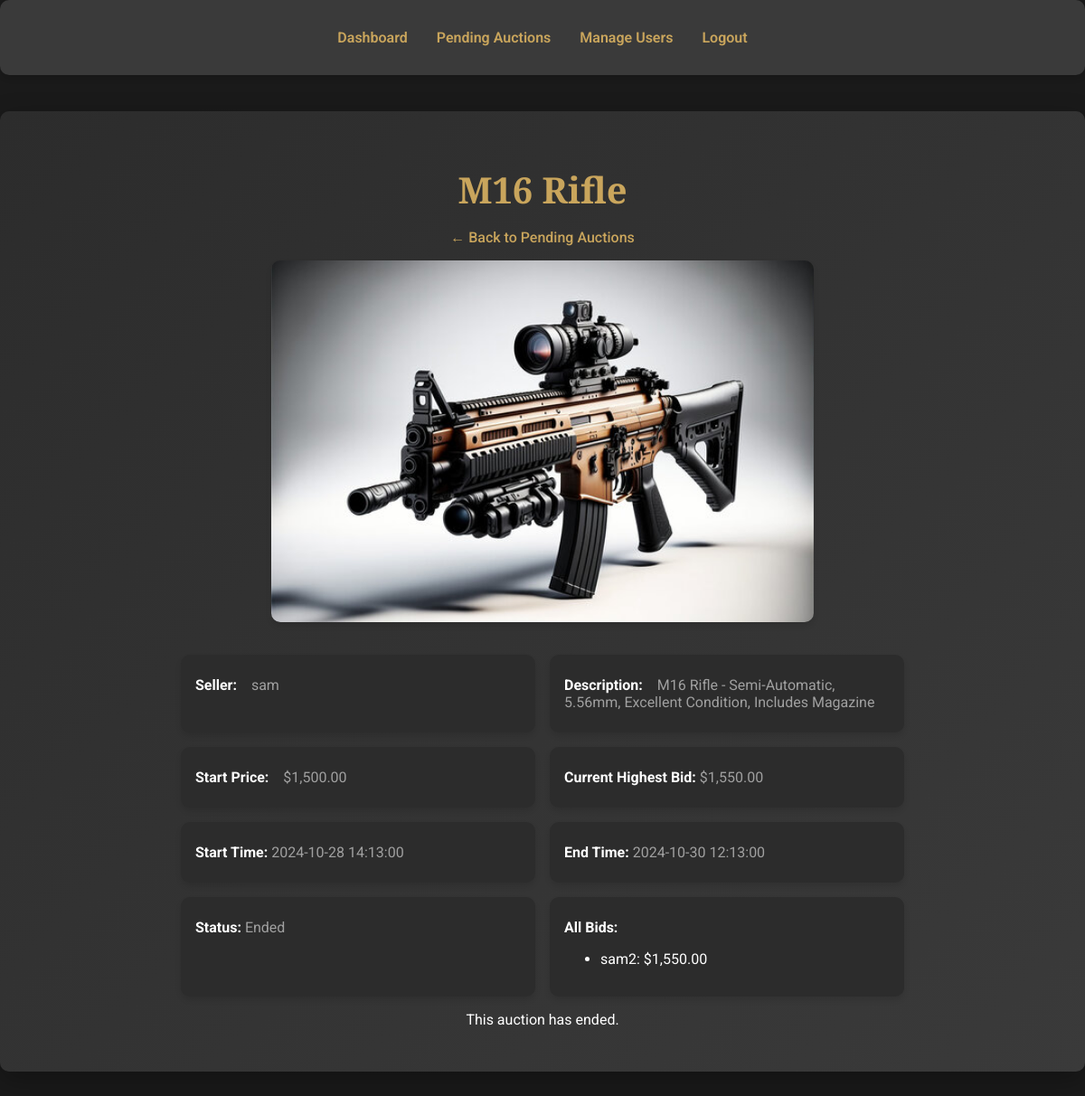
Page /public/auction.php?id=28 (signed in) on the committed database.
### tables this page shows
CREATE TABLE `products` (
  `id` int(11) NOT NULL,
  `seller_id` int(11) DEFAULT NULL,
  `title` varchar(100) NOT NULL,
  `description` text DEFAULT NULL,
  `image_path` varchar(255) DEFAULT NULL,
  `category` varchar(50) DEFAULT NULL,
  `start_price` decimal(10,2) NOT NULL,
  `min_increment` decimal(10,2) NOT NULL,
  `start_time` datetime NOT NULL,
  `end_time` datetime NOT NULL,
  `is_approved` tinyint(1) DEFAULT 0,
  `created_at` timestamp NOT NULL DEFAULT current_timestamp()
);

CREATE TABLE `users` (
  `id` int(11) NOT NULL,
  `username` varchar(50) NOT NULL,
  `password` varchar(255) NOT NULL,
  `email` varchar(100) NOT NULL,
  `is_admin` tinyint(1) DEFAULT 0,
  `is_banned` tinyint(1) DEFAULT 0,
  `created_at` timestamp NOT NULL DEFAULT current_timestamp(),
  `verified` tinyint(1) DEFAULT 0
);

CREATE TABLE `bids` (
  `id` int(11) NOT NULL,
  `bidder_id` int(11) NOT NULL,
  `product_id` int(11) NOT NULL,
  `amount` decimal(10,2) NOT NULL,
  `created_at` timestamp NOT NULL DEFAULT current_timestamp()
);

### includes/auth.php (called while the page is built, shortened)
<?php
function is_admin() {
    return isset($_SESSION['user_id']) && isset($_SESSION['is_admin']) && $_SESSION['is_admin'] === true;
}

### public/auction.php (the view, shortened to what this page needs)
<?php
require_once '../includes/config.php';
require_once '../includes/auth.php';
$auction_id = isset($_GET['id']) ? intval($_GET['id']) : 0;
try {
    $query = "SELECT p.*, u.username as seller_name,
                     (SELECT MAX(amount) FROM bids WHERE product_id = p.id) as highest_bid
              FROM products p
              JOIN users u ON p.seller_id = u.id
              WHERE p.id = ?";
    $stmt = $conn->prepare($query);
    $stmt->bind_param("i", $auction_id);
    $stmt->execute();
    $result = $stmt->get_result();
    $auction = $result->fetch_assoc();
    $is_owner = is_logged_in() && $_SESSION['user_id'] == $auction['seller_id'];
    $auction_ended = strtotime($auction['end_time']) < time();
    $is_admin = is_admin();
    if ($is_admin) {
        $bids_query = "SELECT b.*, u.username
                       FROM bids b
                       JOIN users u ON b.bidder_id = u.id
                       WHERE b.product_id = ?
                       ORDER BY b.amount DESC";
        $bids_stmt = $conn->prepare($bids_query);
        $bids_stmt->bind_param("i", $auction_id);
        $bids_stmt->execute();
        $all_bids = $bids_stmt->get_result()->fetch_all(MYSQLI_ASSOC);
    }
} catch (Exception $e) {
    error_log("Error in auction.php: " . $e->getMessage());
    $error_message = "An error occurred while fetching auction details. Please try again later.";
}
?>
<!DOCTYPE html>
<html lang="en">
<head>
</head>
<body>
    <?php
    if ($is_admin) {
        echo '<nav class="admin-nav">
            <ul>
                <li><a href="../admin/dashboard.php">Dashboard</a></li>
                <li><a href="../admin/pending_auctions.php">Pending Auctions</a></li>
                <li><a href="../admin/manage_users.php">Manage Users</a></li>
                <li><a href="../public/logout.php">Logout</a></li>
            </ul>
        </nav>';
    } else {
        include '../includes/nav.php';
    }
    ?>
    <div class="main-content">
        <h1 class="auction-title"><?php echo htmlspecialchars($auction['title']); ?></h1>
        <?php if ($is_admin): ?>
            <a href="../admin/pending_auctions.php" class="back-button">← Back to Pending Auctions</a>
        <?php else: ?>
            <a href="javascript:history.back()" class="back-button">← Back</a>
        <?php endif; ?>
        <?php if (isset($auction)): ?>
            <div class="auction-image-container">
                <?php if (!empty($auction['image_path'])): ?>
                    <img src="<?php echo htmlspecialchars($auction['image_path']); ?>" alt="<?php echo htmlspecialchars($auction['title']); ?>" class="auction-image">
                <?php else: ?>
                    <div class="no-image">No Image Available</div>
                <?php endif; ?>
            </div>
            <div class="auction-details-container">
                <div class="auction-detail-card">
                    <p><strong>Seller:&nbsp;&nbsp;&nbsp;</strong> <?php echo htmlspecialchars($auction['seller_name']); ?></p>
                </div>
                <div class="auction-detail-card">
                    <p><strong>Description:&nbsp;&nbsp;&nbsp;</strong> <?php echo nl2br(htmlspecialchars($auction['description'])); ?></p>
                </div>
                <div class="auction-detail-card">
                    <p><strong>Start Price:&nbsp;&nbsp;&nbsp;</strong> $<?php echo number_format($auction['start_price'], 2); ?></p>
                </div>
                <div class="auction-detail-card">
                    <p><strong>Current Highest Bid:</strong> $<?php echo number_format($auction['highest_bid'] ?? $auction['start_price'], 2); ?></p>
                </div>
                <div class="auction-detail-card">
                    <p><strong>Start Time:</strong> <?php echo $auction['start_time']; ?></p>
                </div>
                <div class="auction-detail-card">
                    <p><strong>End Time:</strong> <?php echo $auction['end_time']; ?></p>
                </div>
                <div class="auction-detail-card">
                    <p><strong>Status:</strong> <?php echo $auction_ended ? 'Ended' : 'Active'; ?></p>
                </div>
                <?php if ($is_admin): ?>
                    <div class="auction-detail-card">
                        <p><strong>All Bids:</strong></p>
                        <ul>
                            <?php foreach ($all_bids as $bid): ?>
                                <li><?php echo htmlspecialchars($bid['username']); ?>: $<?php echo number_format($bid['amount'], 2); ?></li>
                            <?php endforeach; ?>
                        </ul>
                    </div>
                <?php endif; ?>
            </div>
            <?php if (!$auction_ended): ?>
                <?php if (is_logged_in()): ?>
                    <?php if ($is_owner): ?>
                        <form method="POST" onsubmit="return confirm('Are you sure you want to delete this auction?');">
                            <input type="hidden" name="delete_auction" value="1">
                            <button type="submit" class="delete-button">Delete Auction</button>
                        </form>
                    <?php elseif (!is_admin()): ?>
                        <form method="POST" action="">
                            <label for="bid_amount">Your Bid:</label>
                            <input type="number" id="bid_amount" name="bid_amount" min="<?php echo ($auction['highest_bid'] ?? $auction['start_price']) + 0.01; ?>" step="0.01" required>
                            <button type="submit">Place Bid</button>
                        </form>
                        <?php if (isset($user_highest_bid) && $user_highest_bid > 0): ?>
                            <p>Your highest bid: $<?php echo number_format($user_highest_bid, 2); ?></p>
                        <?php endif; ?>
                    <?php endif; ?>
                <?php else: ?>
                    <p>Please <a href="login.php">log in</a> to place a bid or favorite this auction.</p>
                <?php endif; ?>
            <?php else: ?>
                <p>This auction has ended.</p>
            <?php endif; ?>
        <?php endif; ?>
    </div>
</body>
</html>

### public/auction.php (style rules this page uses)
:root { --color-background: #1a1a1a; --color-primary: #2c2c2c; --color-secondary: #3a3a3a; --color-accent: #c9a55c; --color-text: #ffffff; --color-text-muted: #a0a0a0; --color-success: #4caf50; --color-danger: #f44336; --transition-speed: 0.3s; }
body { background-color: var(--color-background); font-family: 'Roboto', sans-serif; color: var(--color-text); margin: 0; padding: 0; }
.main-content { display: flex; flex-direction: column; align-items: center; padding: 2rem; background: linear-gradient(135deg, var(--color-primary) 0%, var(--color-secondary) 100%); border-radius: 10px; margin: 20px; box-shadow: 0 10px 30px rgba(0, 0, 0, 0.3); max-width: 1200px; margin: 40px auto; }
.auction-title { font-family: 'Playfair Display', serif; font-size: 2.5rem; color: var(--color-accent); margin-bottom: 1rem; animation: slideIn 1s ease-out; }
.auction-image-container { width: 100%; max-width: 600px; margin-bottom: 2rem; }
.auction-image { width: 100%; border-radius: 10px; box-shadow: 0 4px 6px rgba(0, 0, 0, 0.1); transition: transform var(--transition-speed) ease; }
.auction-details-container { display: grid; grid-template-columns: repeat(2, 1fr); gap: 1rem; width: 100%; max-width: 800px; }
.auction-detail-card { background-color: var(--color-primary); border-radius: 10px; padding: 1rem; box-shadow: 0 4px 6px rgba(0, 0, 0, 0.1); animation: fadeIn 0.5s ease-in-out; transition: transform 0.3s ease, box-shadow 0.3s ease; }
.auction-detail-card p { margin: 0.5rem 0; color: var(--color-text-muted); }
.auction-detail-card strong { color: var(--color-text); }
.back-button { display: inline-block; color: var(--color-accent); text-decoration: none; margin-bottom: 1rem; font-weight: 500; }
.admin-nav { display: flex; justify-content: center; background-color: var(--color-secondary); padding: 1rem; border-radius: 10px; margin-bottom: 2rem; box-shadow: 0 4px 6px rgba(0, 0, 0, 0.1); }
.admin-nav ul { list-style: none; padding: 0; display: flex; gap: 2rem; }
.admin-nav a { color: var(--color-accent); text-decoration: none; font-weight: 600; transition: color var(--transition-speed) ease; }

### rows in the picture
products: title "M16 Rifle", image_path (picture), seller.username "sam", description "M16 Rifle - Semi-Automatic, 5.56mm, Excellent Condition, Includes Magazine", start_price "1,500.00", start_time "2024-10-28 14:13:00", end_time "2024-10-30 12:13:00"
bids: bidder.username "sam2", amount "1,550.00"

### other values in the picture
$auction['highest_bid'] "1,550.00"
